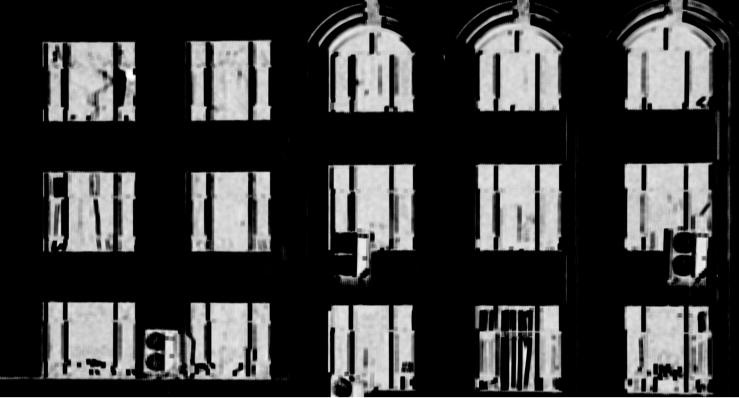
#> input picture demo/Final.jpg, 739 x 398 px
$ python side_main.py
#> lines starting #> are read from the running program, lines starting #| are printed output that depends on the picture; after the words box and inside, x2 and y2 are one past the last pixel; in counts of white or black regions, pixels touching at a corner belong together
import cv2  #导入opencv模块
import numpy as np
import matplotlib.pyplot as plt

#本程序用于大津算法的实现

#img = cv2.imread("./demo/test3-1.jpg")#(楼层计数)
#img = cv2.imread("./demo/Mask.jpg")#(检测商学院窗户)
img = cv2.imread("./demo/Final.jpg")#(检测网络楼窗户)
#> img is the input picture: shape (398, 739, 3); min 0, max 255, mean 57.8
#导入图片

gray=cv2.cvtColor(img,cv2.COLOR_BGR2GRAY)
#转换为灰度图

#使用局部阈值的大津算法进行图像二值化
dst = cv2.adaptiveThreshold(gray,255, cv2.ADAPTIVE_THRESH_MEAN_C, cv2.THRESH_BINARY,101, 1)
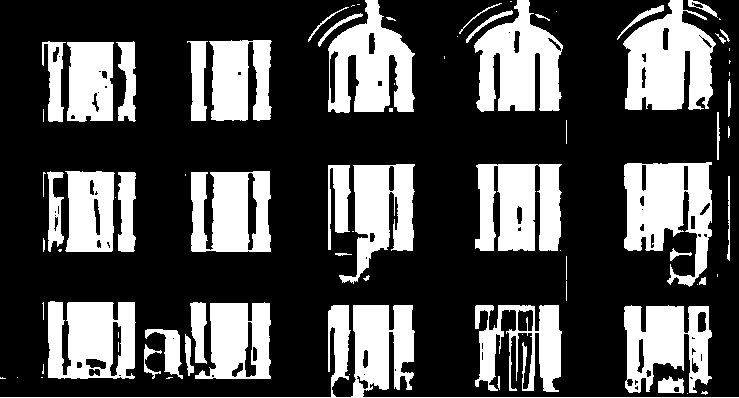
#> dst: shape (398, 739); 29.8% white; 82 white regions (32 under 20 px), largest, box (x1, y1, x2, y2) and area: (623, 0, 716, 110) 6780, (624, 162, 712, 287) 6584, (0, 305, 739, 398) 6321

#全局大津算法，效果较差
#res ,dst = cv2.threshold(gray,0 ,255, cv2.THRESH_OTSU)

element = cv2.getStructuringElement(cv2.MORPH_CROSS,(5,3))
#形态学去噪（括号内3-5都需要尝试一次，选取效果最好数据）
dst=cv2.morphologyEx(dst,cv2.MORPH_OPEN,element)
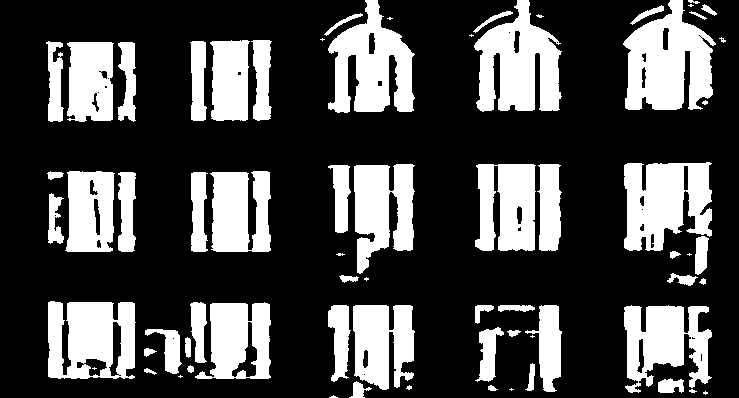
#> dst: shape (398, 739); 28.2% white; 69 white regions (16 under 20 px)
#开运算去噪

contours, hierarchy = cv2.findContours(dst,cv2.RETR_EXTERNAL,cv2.CHAIN_APPROX_SIMPLE)
#> contours = 68 contours, 18 with area under 20; largest, box (x1, y1, x2, y2) and area: (623, 0, 716, 110) 6594, (474, 0, 562, 112) 5994, (48, 301, 136, 379) 5808, (624, 162, 712, 251) 5739, (328, 0, 415, 113) 5616
#轮廓检测函数
#method:轮廓近似的方法
#cv2.CHAIN_APPROX_NONE:存储所有的轮廓点
#cv2.CHAIN_APPROX_SIMPLE:压缩水平，垂直和对角线段，只留下端点。 例如矩形轮廓可以用4个点编码。
#cv2.CHAIN_APPROX_TC89_L1,cv2.CHAIN_APPROX_TC89_KCOS:使用Teh-Chini chain近似算法

cv2.drawContours(dst,contours,-1,(20,0,0),2)
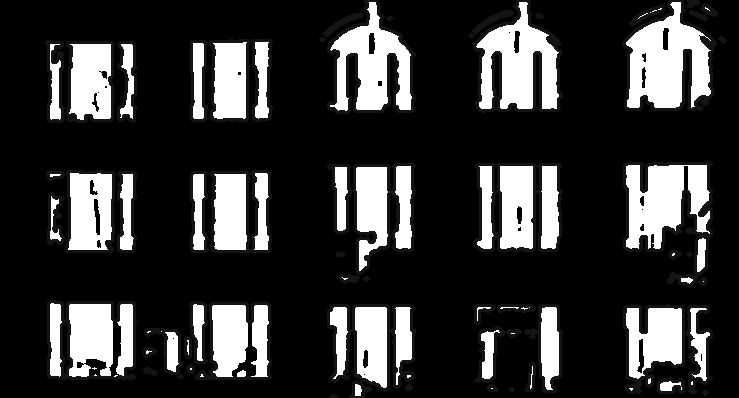
#> dst: shape (398, 739); 11.32% of pixels changed, all inside (x1, y1, x2, y2) = (45, 0, 727, 398)

count=0
#方框总数
ares_avrg=0
#遍历找到的所有方框
for cont in contours:

    ares = cv2.contourArea(cont)
    #计算包围形状的面积

    if ares<750:
    #(过滤面积小于75的形状)
        continue
    count+=1
    #总体计数加1
    ares_avrg+=ares

    print("{}-blob:{}".format(count,ares),end="  ")
    #打印出每个方框的面积

    rect = cv2.boundingRect(cont)
    #提取矩形坐标

    print("x:{} y:{}".format(rect[0],rect[1]))
    #打印坐标

    cv2.rectangle(img,rect,(0,0,0xff),2)
    #绘制矩形

    y=10 if rect[1]<10 else rect[1]
    #防止编号到图片之外（原y=10）

    cv2.putText(img,str(count),(rect[0],y), cv2.FONT_HERSHEY_COMPLEX,0.8,(0,255,0),1)
#> this loop made 68 passes
#> ares on passes 1 to 12: 6, 6, 11.5, 2, 27.5, 11.5, 151, 257.5, 2, 27, 29.5, 116.5
#> (ares, ares_avrg, rect, y) on passes 19, 20, 23, 24, 25, 27: (4642.5, 4642.5, (624, 305, 88, 88), 305), (1594.5, 6237, (525, 305, 37, 87), 305), (3859.5, 10096.5, (353, 305, 62, 85), 305), (1066.5, 11163, (328, 305, 23, 77), 305), (4253.5, 15416.5, (195, 302, 76, 77), 302), (5808.5, 21225, (48, 301, 88, 78), 301)
#| 1-blob:4642.5  x:624 y:305
#| 2-blob:1594.5  x:525 y:305
#| 3-blob:3859.5  x:353 y:305
#| 4-blob:1066.5  x:328 y:305
#| 5-blob:4253.5  x:195 y:302
#| 6-blob:5808.5  x:48 y:301
#| 7-blob:991.5  x:191 y:172
#| 8-blob:1043.5  x:118 y:172
#> (further printed lines are left out)
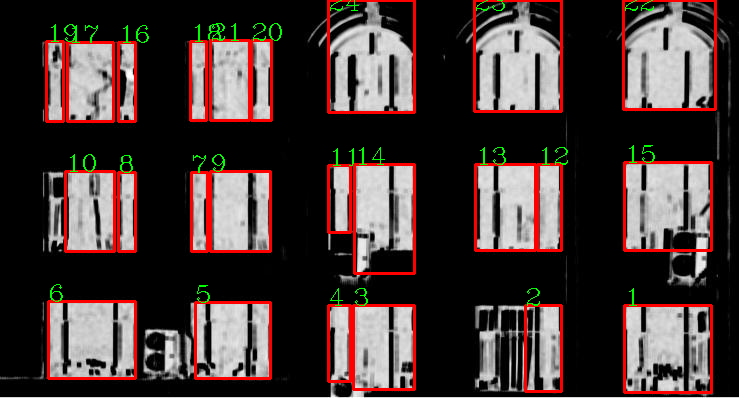
#> img: shape (398, 739, 3); 7.01% of pixels changed, all inside (x1, y1, x2, y2) = (45, 0, 717, 394)
#> after the loop, ares_avrg = 75421.5; count = 24
    #在方框左上角写上编号
    #0.8代表字体大小，1代表字体粗细程度

print("方框平均面积:{}".format(round(ares_avrg/ares,2)))
#| 方框平均面积:13.43
#打印出每个方框的面积

cv2.namedWindow("imagshow", 2)
#创建一个窗口
cv2.imshow('imagshow', img)
#显示原始图片

cv2.namedWindow("dst", 2)
#创建一个窗口
cv2.imshow("dst", dst)
#显示灰度图

#plt.hist(gray.ravel(), 256, [0, 256])
#计算灰度直方图
#plt.show()

cv2.waitKey()

$ run again, with demo/test3-1.jpg copied over demo/Final.jpg
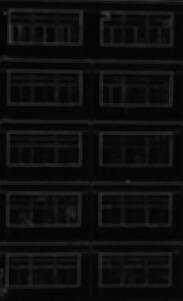
#> input picture demo/test3-1.jpg, 183 x 301 px
#> img is the input picture: shape (301, 183, 3); min 1, max 58, mean 13.6
#> `dst=cv2.morphologyEx(dst,cv2.MORPH_OPEN,element)`:
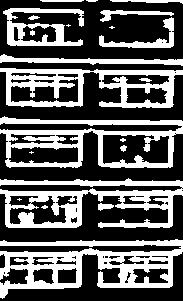
#> dst: shape (301, 183); 35.9% white; 22 white regions (6 under 20 px)
#> contours = 15 contours, 3 with area under 20; largest, box (x1, y1, x2, y2) and area: (0, 116, 183, 168) 6202, (0, 239, 183, 299) 5761, (0, 68, 183, 108) 5226, (0, 178, 183, 228) 4910, (3, 8, 84, 46) 1604
#> the loop `for cont in contours: ` made 15 passes
#> ares on passes 2, 6, 7, 8, 9, 10, 11, 13: 63, 706, 4, 2, 498, 21, 237, 92.5
#> (printed output is left out)
#> after the loop `for cont in contours:`:
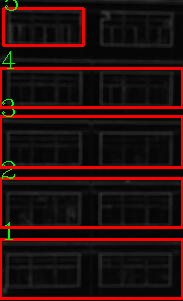
#> img: shape (301, 183, 3); 10.92% of pixels changed, all inside (x1, y1, x2, y2) = (0, 0, 183, 300)
#> after the loop `for cont in contours:`: ares_avrg = 23703.5; count = 5
#| 方框平均面积:592.59
